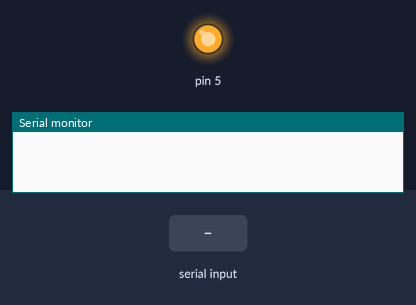
This sketch was run on a simulated Arduino Mega 2560, built with avr-gcc and run on an emulated ATmega2560. Parts: output pins drawn as LEDs (lit = HIGH), the last lines printed to the serial monitor. The test bench sets the inputs (shaded band). The modem accepts every AT command (registered, SIM ready, sends succeed) and sends nothing else.

Above: at 10.1 s.
At 13.2 s:
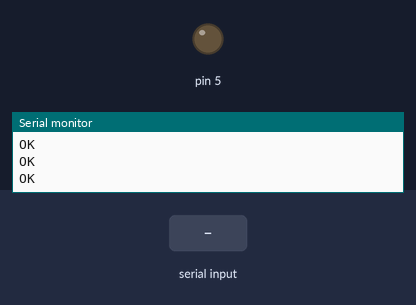
13.3 s: "1" received over the second serial link
Timing chart, 0 to 16.3 s (numbered marks = the images above; inputs shaded):
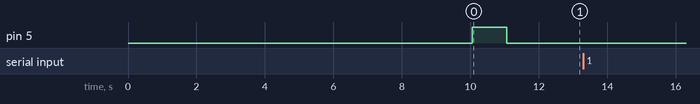

The sketch:

Reset_wifi_mod.ino
```cpp
void setup()
{
Serial.begin(9600);
Serial1.begin(115200);
pinMode(5, OUTPUT);
digitalWrite(5, LOW);

for(int i=0;i<=200;i++)
{
delay(50);
Serial1.println("AT+");
}

digitalWrite(5, HIGH);
delay(1000);
digitalWrite(5, LOW);
Serial.println("RESET Complete");
delay(1000);
Serial1.

println("AT");
}

void loop()
{
if(Serial.available() > 0)
{
Serial1.write(Serial.read());
}

if(Serial1.

available() > 0)
{
Serial.write(Serial1.read());
}

}
```
